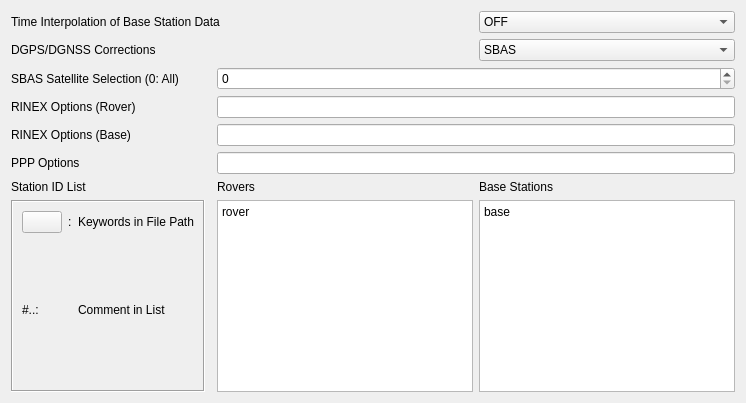
     <widget class="QWidget" name="tabMiscPost">
      <attribute name="title">
       <string>&amp;Misc</string>
      </attribute>
      <layout class="QGridLayout" name="gridLayout_15">
       <item row="8" column="2">
        <widget class="QLabel" name="lblRovers">
         <property name="text">
          <string>Rovers</string>
         </property>
         <property name="buddy">
          <cstring>tERoverList</cstring>
         </property>
        </widget>
       </item>
       <item row="9" column="3">
        <widget class="QPlainTextEdit" name="tEBaseList">
         <property name="plainText">
          <string>base</string>
         </property>
        </widget>
       </item>
       <item row="4" column="2" colspan="2">
        <widget class="QLineEdit" name="lERnxOptions1">
         <property name="toolTip">
          <string>&lt;html&gt;&lt;head/&gt;&lt;body&gt;&lt;p&gt;Specify RINEX read options for rover RINEX observation data as follows (option: &lt;span style=&quot; font-style:italic;&quot;&gt;misc-rnxopt1&lt;/span&gt;). &lt;/p&gt;&lt;p&gt;&lt;br/&gt;&lt;/p&gt;&lt;p&gt;Multiple options can be input separated by spaces.&lt;/p&gt;&lt;p&gt;&lt;span style=&quot; font-weight:700;&quot;&gt;-GLss[=+n.nn]: select GPS signal ss&lt;/span&gt;&lt;/p&gt;&lt;p&gt;&lt;span style=&quot; font-weight:700;&quot;&gt;-RLss[=+n.nn]: select GLO signal ss&lt;/span&gt;&lt;/p&gt;&lt;p&gt;&lt;span style=&quot; font-weight:700;&quot;&gt;-ELss[=+n.nn]: select GAL signal ss&lt;/span&gt;&lt;/p&gt;&lt;p&gt;&lt;span style=&quot; font-weight:700;&quot;&gt;-JLss[=+n.nn]: select QZS signal ss&lt;/span&gt;&lt;/p&gt;&lt;p&gt;&lt;span style=&quot; font-weight:700;&quot;&gt;-CLss[=+n.nn]: select BDS signal ss&lt;/span&gt;&lt;/p&gt;&lt;p&gt;&lt;span style=&quot; font-weight:700;&quot;&gt;-SLss[=+n.nn]: select SBS signal ss&lt;/span&gt;&lt;/p&gt;&lt;p&gt;&lt;br/&gt;&lt;/p&gt;&lt;p&gt;&lt;span style=&quot; font-weight:700;&quot;&gt;ss : signal id (refer Appendix D.3 of RTKLIB documentation)&lt;/span&gt;&lt;/p&gt;&lt;p&gt;&lt;span style=&quot; font-weight:700;&quot;&gt;=+n.nn: phase shift +n.nn (cycle) to be add to carrier-phase observables&lt;/span&gt;&lt;br/&gt;&lt;/p&gt;&lt;p&gt;Without the option and multiple signals in a frequency, RTKLIB select a signal for a frequency according to the default priorities of signals. Refer to Appendix D.4 Default Priorities of Multiple Signals of the documentation.&lt;/p&gt;&lt;/body&gt;&lt;/html&gt;</string>
         </property>
         <property name="maxLength">
          <number>256</number>
         </property>
        </widget>
       </item>
       <item row="6" column="2" colspan="2">
        <widget class="QLineEdit" name="lEPPPOptions">
         <property name="toolTip">
          <string>Additional options for PPP processing</string>
         </property>
         <property name="maxLength">
          <number>256</number>
         </property>
        </widget>
       </item>
       <item row="5" column="0">
        <widget class="QLabel" name="lblRinexOptionsBase">
         <property name="text">
          <string>RINEX Options (Base)</string>
         </property>
         <property name="buddy">
          <cstring>lERnxOptions2</cstring>
         </property>
        </widget>
       </item>
       <item row="4" column="0">
        <widget class="QLabel" name="lblRinexOptionsRover">
         <property name="text">
          <string>RINEX Options (Rover)</string>
         </property>
         <property name="buddy">
          <cstring>lERnxOptions1</cstring>
         </property>
        </widget>
       </item>
       <item row="2" column="0" colspan="3">
        <widget class="QLabel" name="lblDGPSCorrection">
         <property name="text">
          <string>DGPS/DGNSS Corrections</string>
         </property>
         <property name="buddy">
          <cstring>cbDGPS</cstring>
         </property>
        </widget>
       </item>
       <item row="8" column="0">
        <widget class="QLabel" name="lblStationList">
         <property name="text">
          <string>Station ID List</string>
         </property>
        </widget>
       </item>
       <item row="9" column="2">
        <widget class="QPlainTextEdit" name="tERoverList">
         <property name="plainText">
          <string>rover</string>
         </property>
        </widget>
       </item>
       <item row="8" column="3">
        <widget class="QLabel" name="lblBaseStations">
         <property name="text">
          <string>Base Stations</string>
         </property>
         <property name="buddy">
          <cstring>tEBaseList</cstring>
         </property>
        </widget>
       </item>
       <item row="5" column="2" colspan="2">
        <widget class="QLineEdit" name="lERnxOptions2">
         <property name="toolTip">
          <string>&lt;html&gt;&lt;head/&gt;&lt;body&gt;&lt;p&gt;Specify RINEX read options for base-station RINEX observation data (option: &lt;span style=&quot; font-style:italic;&quot;&gt;misc-rnxopt2&lt;/span&gt;).&lt;/p&gt;&lt;p&gt;&lt;br/&gt;&lt;/p&gt;&lt;p&gt;Multiple options can be input separated by spaces.&lt;/p&gt;&lt;p&gt;&lt;span style=&quot; font-weight:700;&quot;&gt;-GLss[=+n.nn]: select GPS signal ss&lt;/span&gt;&lt;/p&gt;&lt;p&gt;&lt;span style=&quot; font-weight:700;&quot;&gt;-RLss[=+n.nn]: select GLO signal ss&lt;/span&gt;&lt;/p&gt;&lt;p&gt;&lt;span style=&quot; font-weight:700;&quot;&gt;-ELss[=+n.nn]: select GAL signal ss&lt;/span&gt;&lt;/p&gt;&lt;p&gt;&lt;span style=&quot; font-weight:700;&quot;&gt;-JLss[=+n.nn]: select QZS signal ss&lt;/span&gt;&lt;/p&gt;&lt;p&gt;&lt;span style=&quot; font-weight:700;&quot;&gt;-CLss[=+n.nn]: select BDS signal ss&lt;/span&gt;&lt;/p&gt;&lt;p&gt;&lt;span style=&quot; font-weight:700;&quot;&gt;-SLss[=+n.nn]: select SBS signal ss&lt;/span&gt;&lt;/p&gt;&lt;p&gt;&lt;br/&gt;&lt;/p&gt;&lt;p&gt;&lt;span style=&quot; font-weight:700;&quot;&gt;ss : signal id (refer Appendix D.3 of RTKLIB documentation)&lt;/span&gt;&lt;/p&gt;&lt;p&gt;&lt;span style=&quot; font-weight:700;&quot;&gt;=+n.nn: phase shift +n.nn (cycle) to be add to carrier-phase observables&lt;/span&gt;&lt;/p&gt;&lt;p&gt;&lt;br/&gt;&lt;/p&gt;&lt;p&gt;Without the option and multiple signals in a frequency, RTKLIB select a signal for a frequency according to the default priorities of signals. Refer to Appendix D.4 Default Priorities of Multiple Signals of the documentation.&lt;/p&gt;&lt;/body&gt;&lt;/html&gt;</string>
         </property>
         <property name="maxLength">
          <number>256</number>
         </property>
        </widget>
       </item>
       <item row="9" column="0">
        <widget class="QFrame" name="frame">
         <property name="frameShape">
          <enum>QFrame::Shape::Box</enum>
         </property>
         <property name="frameShadow">
          <enum>QFrame::Shadow::Sunken</enum>
         </property>
         <layout class="QGridLayout" name="gridLayout_14">
          <item row="0" column="1">
           <widget class="QLabel" name="Label47">
            <property name="text">
             <string>:</string>
            </property>
           </widget>
          </item>
          <item row="0" column="2">
           <widget class="QLabel" name="Label62">
            <property name="text">
             <string>Keywords in File Path</string>
            </property>
            <property name="wordWrap">
             <bool>true</bool>
            </property>
            <property name="buddy">
             <cstring>btnHelp</cstring>
            </property>
           </widget>
          </item>
          <item row="0" column="0">
           <widget class="QPushButton" name="btnHelp">
            <property name="toolTip">
             <string>Show placeholder keys</string>
            </property>
            <property name="icon">
             <iconset resource="../icon/resources.qrc">
              <normaloff>:/buttons/key</normaloff>:/buttons/key</iconset>
            </property>
           </widget>
          </item>
          <item row="1" column="2">
           <widget class="QLabel" name="Label65">
            <property name="toolTip">
             <string/>
            </property>
            <property name="text">
             <string>Comment in List</string>
            </property>
           </widget>
          </item>
          <item row="1" column="0">
           <widget class="QLabel" name="Label50">
            <property name="text">
             <string>#..:</string>
            </property>
           </widget>
          </item>
         </layout>
        </widget>
       </item>
       <item row="6" column="0">
        <widget class="QLabel" name="lblPPPOptions">
         <property name="text">
          <string>PPP Options</string>
         </property>
         <property name="buddy">
          <cstring>lEPPPOptions</cstring>
         </property>
        </widget>
       </item>
       <item row="2" column="3">
        <widget class="QComboBox" name="cbDGPS">
         <property name="toolTip">
          <string>&lt;html&gt;&lt;head/&gt;&lt;body&gt;&lt;p&gt;Select source for differential GNSS data&lt;/p&gt;&lt;/body&gt;&lt;/html&gt;</string>
         </property>
         <item>
          <property name="text">
           <string>SBAS</string>
          </property>
         </item>
         <item>
          <property name="text">
           <string>RTCM</string>
          </property>
         </item>
        </widget>
       </item>
       <item row="0" column="0" colspan="3">
        <widget class="QLabel" name="lblInterpolationBaseStation">
         <property name="text">
          <string>Time Interpolation of Base Station Data</string>
         </property>
         <property name="buddy">
          <cstring>cBIntputReferenceObservation</cstring>
         </property>
        </widget>
       </item>
       <item row="0" column="3">
        <widget class="QComboBox" name="cBIntputReferenceObservation">
         <property name="toolTip">
          <string>&lt;html&gt;&lt;head/&gt;&lt;body&gt;&lt;p&gt;Select ON to enable time interpolation of base station data (opotion: &lt;span style=&quot; font-style:italic;&quot;&gt;misc-timeinterp&lt;/span&gt;). &lt;/p&gt;&lt;p&gt;&lt;br/&gt;If selecting ON, the base station data are linearly interpolated to the rover epoch and DD (double- difference) is made with them. If not checked, nearest epoch of base station data is used for DD.&lt;/p&gt;&lt;/body&gt;&lt;/html&gt;</string>
         </property>
         <item>
          <property name="text">
           <string>OFF</string>
          </property>
         </item>
         <item>
          <property name="text">
           <string>ON</string>
          </property>
         </item>
        </widget>
       </item>
       <item row="3" column="0" colspan="2">
        <widget class="QLabel" name="lblSbasSatellties">
         <property name="text">
          <string>SBAS Satellite Selection (0: All) </string>
         </property>
        </widget>
       </item>
       <item row="3" column="2" colspan="2">
        <widget class="QSpinBox" name="sBSbasSat">
         <property name="maximum">
          <number>256</number>
         </property>
        </widget>
       </item>
      </layout>
     </widget>
